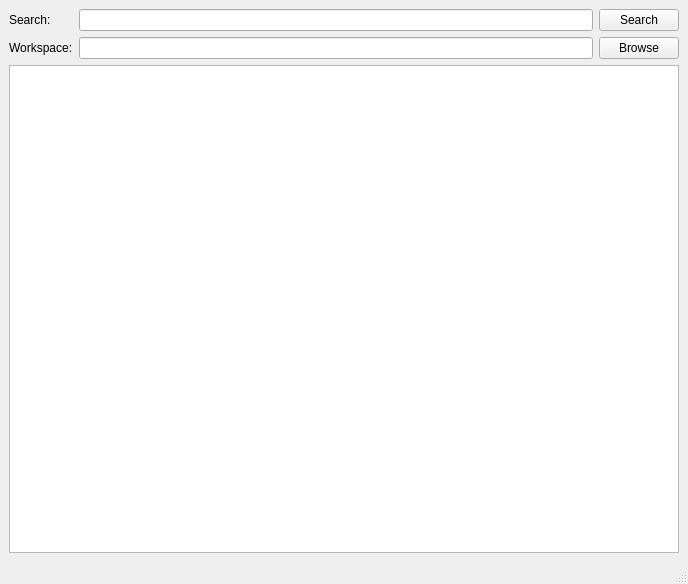
<?xml version="1.0" encoding="UTF-8"?>
<ui version="4.0">
 <class>MainWindow</class>
 <widget class="QMainWindow" name="MainWindow">
  <property name="geometry">
   <rect>
    <x>0</x>
    <y>0</y>
    <width>688</width>
    <height>584</height>
   </rect>
  </property>
  <property name="windowTitle">
   <string>MainWindow</string>
  </property>
  <widget class="QWidget" name="centralwidget">
   <layout class="QVBoxLayout" name="verticalLayout">
    <item>
     <layout class="QGridLayout" name="gridLayout">
      <item row="0" column="0">
       <widget class="QLabel" name="label">
        <property name="text">
         <string>Search:</string>
        </property>
       </widget>
      </item>
      <item row="0" column="1">
       <widget class="QLineEdit" name="lineEdit_search"/>
      </item>
      <item row="0" column="2">
       <widget class="QPushButton" name="pushButton_search">
        <property name="text">
         <string>Search</string>
        </property>
       </widget>
      </item>
      <item row="1" column="0">
       <widget class="QLabel" name="label_2">
        <property name="text">
         <string>Workspace:</string>
        </property>
       </widget>
      </item>
      <item row="1" column="1">
       <widget class="QLineEdit" name="lineEdit_workspace"/>
      </item>
      <item row="1" column="2">
       <widget class="QPushButton" name="pushButton_browser">
        <property name="text">
         <string>Browse</string>
        </property>
       </widget>
      </item>
     </layout>
    </item>
    <item>
     <widget class="QListView" name="listView_result"/>
    </item>
   </layout>
  </widget>
  <widget class="QMenuBar" name="menubar">
   <property name="geometry">
    <rect>
     <x>0</x>
     <y>0</y>
     <width>688</width>
     <height>20</height>
    </rect>
   </property>
  </widget>
  <widget class="QStatusBar" name="statusbar"/>
 </widget>
 <resources/>
 <connections/>
</ui>
